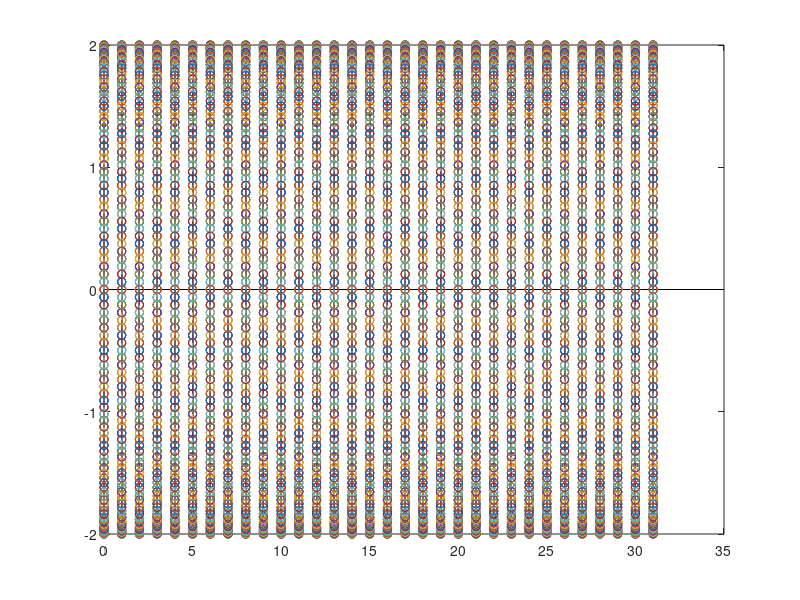

This chart was generated by the following MATLAB code:
function ans = ex3_a()


a = [1 2 1];

b = [1 1];

[h, t] = impz(b, a);
% H(z) = b/a%

stem(t, h);

n = -100 : 100;

x = [ n >= 0];

ny = min(min(n), min( t)) : max(max(n), max(t));
y = h*x;
stem(t, y);

n = -200: 200;

x = 2*sin(0.01*n*pi) ;
y = h * x;
stem(t, y);

% other way %
% y = filter(b, a, x);%
